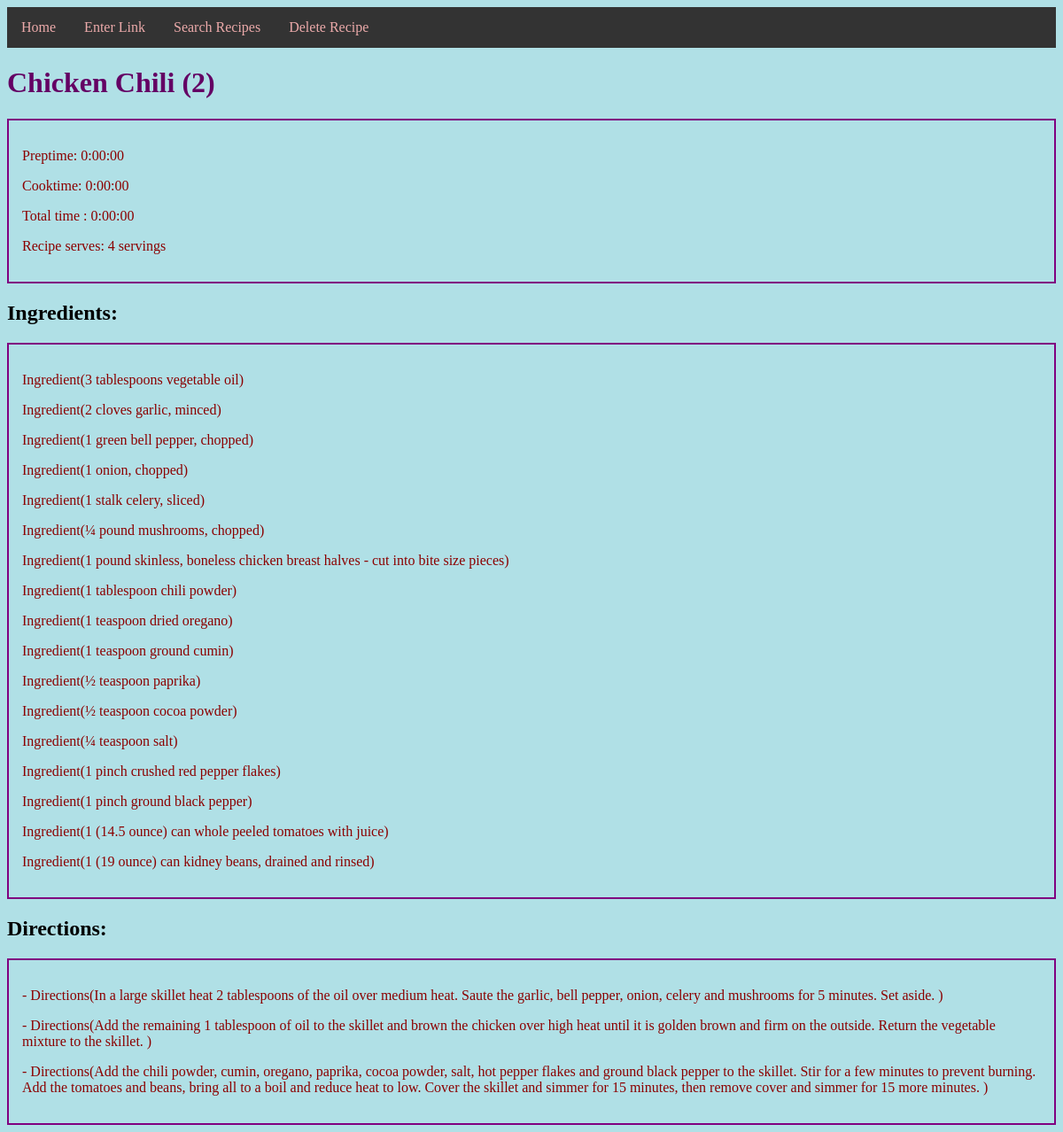
The app's page /showrecipe/2 with its own data.
### recipeapp/models.py (models this page shows, shortened)
class Recipe(db.Model):
    __tablename__ = 'recipes'
    id = db.Column(db.Integer, primary_key=True)
    title = db.Column(db.String(), nullable = False)
    source = db.Column(db.String())
    preptime = db.Column(db.Interval())
    cooktime = db.Column(db.Interval())
    totaltime = db.Column(db.Interval())
    serves = db.Column(db.String(30))
    directions = db.relationship('Directions', backref = 'recipe', cascade="all, delete-orphan")
    ingredients = db.relationship('Ingredient', backref = 'recipe', cascade="all, delete-orphan")

class Ingredient(db.Model):
    __tablename__ = 'ingredients'
    id = db.Column(db.Integer, primary_key=True)
    line = db.Column(db.String())
    recipe_id = db.Column(db.Integer, db.ForeignKey('recipes.id'))
    def __repr__(self):
        return f'Ingredient({self.line})'

class Directions(db.Model):
    __tablename__ = 'directions'
    id = db.Column(db.Integer, primary_key=True)
    line = db.Column(db.String())
    recipe_id = db.Column(db.Integer, db.ForeignKey('recipes.id'))
    def __repr__(self):
        return f'Directions({self.line})'

### recipeapp/routes.py (the view)
@app.route('/showrecipe/<id>', methods=['POST', 'GET'])
def showrecipe(id):
    recipe_id = id
    recipe = Recipe.query.get(recipe_id)
    return render_template('showrecipe.html', recipe=recipe)

### recipeapp/templates/showrecipe.html
{% extends 'layout.html' %}
{% block content %}
    <h1>{{ recipe.title }} ({{ recipe.id }})</h1>
      <div class=container>
        <p>Preptime:  {{ recipe.preptime }}</p>
        <p>Cooktime:  {{ recipe.cooktime }}</p>
        <p>Total time : {{ recipe.totaltime }}</p>
        <p>Recipe serves:  {{ recipe.serves }}</p>
      </div>
    <h2>Ingredients:</h2>
      <div class=container>
        {% for line in recipe.ingredients %}
          <p> {{ line }}</p>
        {% endfor %}
      </div>
    <h2>Directions:</h2>
      <div class=container>
        {% for line in recipe.directions %}
          <p>-  {{ line }}</p>
        {% endfor %}
      </div>
{% endblock content %}

### recipeapp/static/css/main.css (style rules this page uses)
body { background-color: powderblue; }
h1 { color: rgb(100, 1, 100); }
p { color: darkred; }
.container { border-style: solid; border-width: 2px; border-color: purple; padding: 15px; }

### records on screen
Recipe: title "Chicken Chili", id "2", preptime "0:00:00", cooktime "0:00:00", totaltime "0:00:00", serves "4 servings"
Ingredient: line "Ingredient(3 tablespoons vegetable oil)"
Ingredient: line "Ingredient(2 cloves garlic, minced)"
Ingredient: line "Ingredient(1 green bell pepper, chopped)"
Ingredient: line "Ingredient(1 onion, chopped)"
Ingredient: line "Ingredient(1 stalk celery, sliced)"
Ingredient: line "Ingredient(¼ pound mushrooms, chopped)"
Ingredient: line "Ingredient(1 pound skinless, boneless chicken breast halves - cut into bite size pieces)"
Ingredient: line "Ingredient(1 tablespoon chili powder)"
Ingredient: line "Ingredient(1 teaspoon dried oregano)"
Ingredient: line "Ingredient(1 teaspoon ground cumin)"
Ingredient: line "Ingredient(½ teaspoon paprika)"
Ingredient: line "Ingredient(½ teaspoon cocoa powder)"
Ingredient: line "Ingredient(¼ teaspoon salt)"
Ingredient: line "Ingredient(1 pinch crushed red pepper flakes)"
Ingredient: line "Ingredient(1 pinch ground black pepper)"
Ingredient: line "Ingredient(1 (14.5 ounce) can whole peeled tomatoes with juice)"
Ingredient: line "Ingredient(1 (19 ounce) can kidney beans, drained and rinsed)"
Directions: line "Directions(In a large skillet heat 2 tablespoons of the oil over medium heat. Saute the garlic, bell pepper, onion, celery and mushrooms for 5 minutes. Set aside. )"
Directions: line "Directions(Add the remaining 1 tablespoon of oil to the skillet and brown the chicken over high heat until it is golden brown and firm on the outside. Return the vegetable mixture to the skillet. )"
Directions: line "Directions(Add the chili powder, cumin, oregano, paprika, cocoa powder, salt, hot pepper flakes and ground black pepper to the skillet. Stir for a few minutes to prevent burning. Add the tomatoes and beans, bring all to a boil and reduce heat to low. Cover the skillet and simmer for 15 minutes, then remove cover and simmer for 15 more minutes. )"
